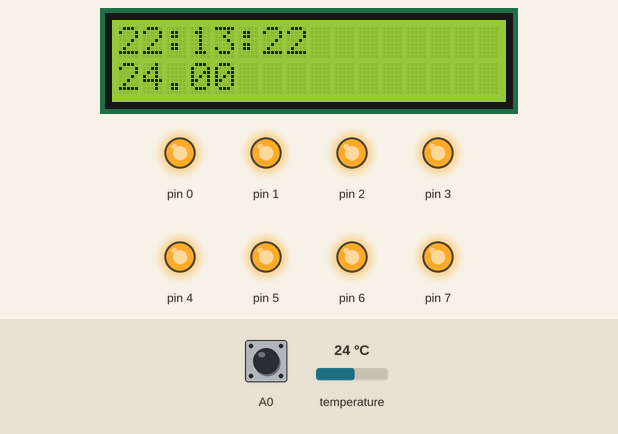
This program was run on a simulated Arduino Uno, built with avr-gcc and run on an emulated ATmega328P. Parts: 16×2 character LCD, output pins drawn as LEDs (lit = HIGH). The inputs (shaded band) are chosen by the test bench; at power-on: temperature 24 °C, A0 HIGH. The local clock reads 2024-03-15 10:24:30 at power-on unless the program sets it.

Above: at 2.1 s.
2.2 s: temperature set to 26.4 °C
At 3.6 s:
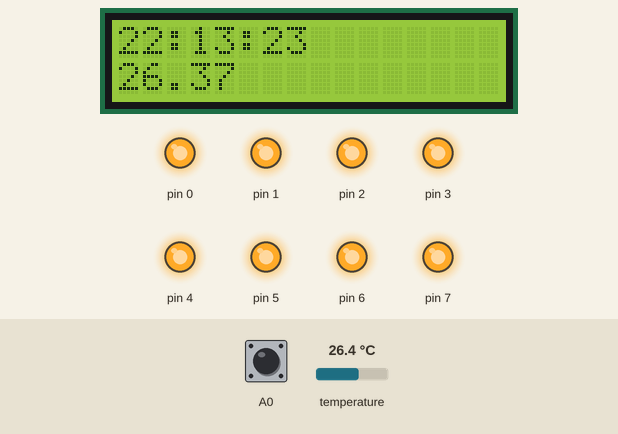
4.5 s: temperature set to 27.5 °C
At 5.8 s:
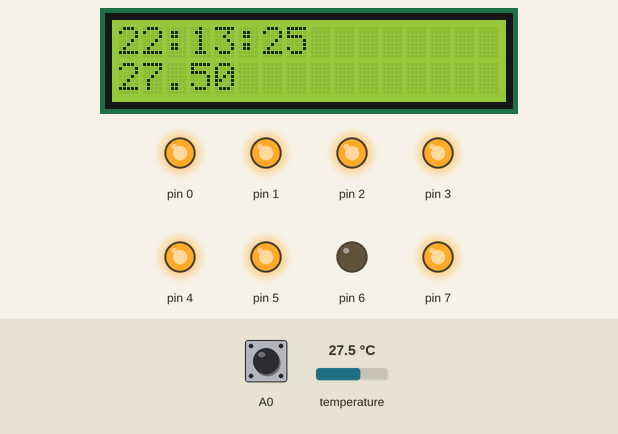
8.6 s: temperature set to 28.5 °C
At 9.8 s:
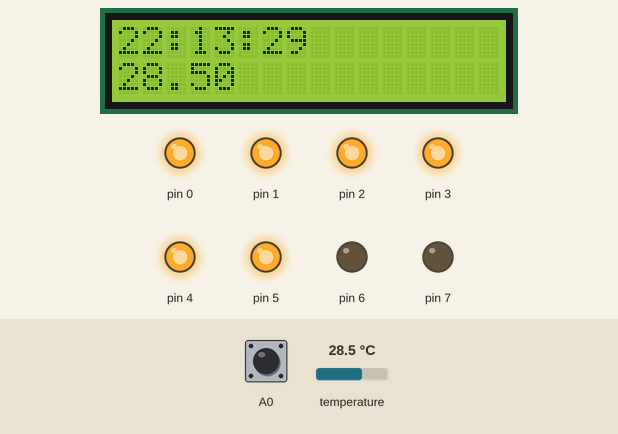
12.7 s: A0 pulled LOW for 1 s
At 13.8 s:
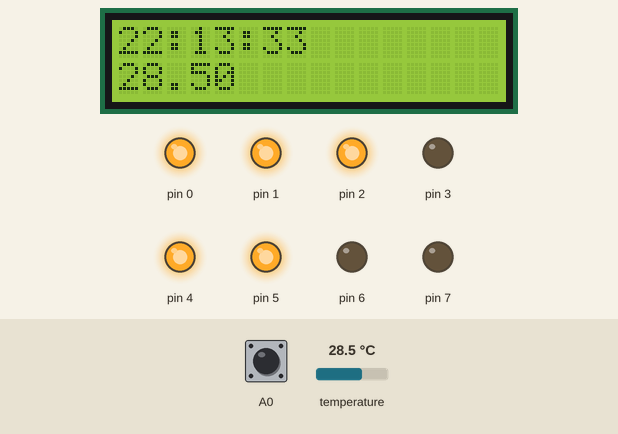
17.8 s: temperature set to 12 °C
At 19.0 s:
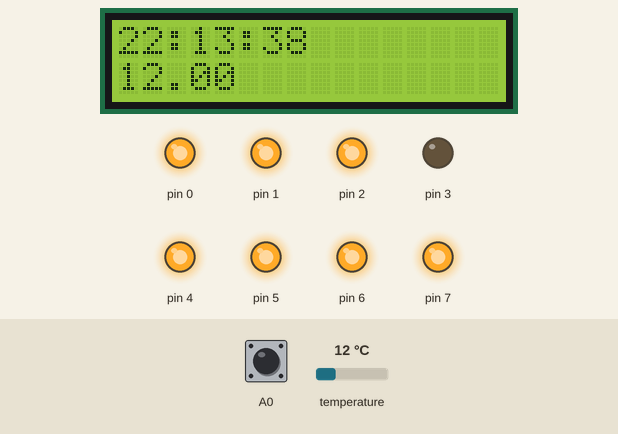
21.9 s: temperature set to 28 °C
At 23.0 s:
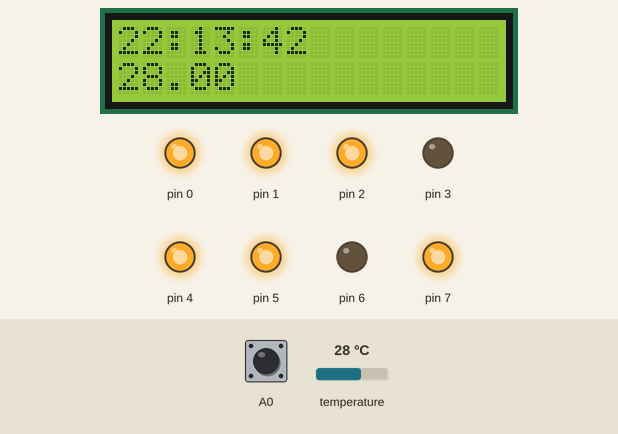
Timing chart, 0 to 24.9 s (numbered marks = the images above; inputs shaded):
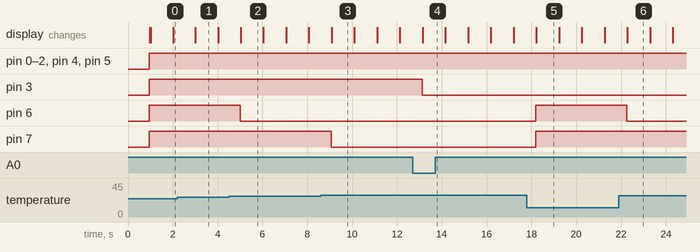

Measured:
- the behaviour switches between 27 and 27.1 °C on temperature (found by bisection; images 1 and 2)
- the behaviour switches between 28 and 28.1 °C on temperature (found by bisection; images 2 and 3)
- after the input at 4.5 s, pin 6: HIGH → LOW after 0.51 s
- after the input at 8.6 s, pin 7: HIGH → LOW after 0.47 s
- after the input at 12.7 s, pin 3: HIGH → LOW after 0.43 s
- after the input at 17.8 s, pin 6, pin 7: LOW → HIGH after 0.40 s
- after the input at 21.9 s, pin 6: HIGH → LOW after 0.36 s

The program:

main.cpp
```cpp
#include <Arduino.h>
#include "RTClib.h"
#include <OneWire.h>
#include "Timers/Timer.h"
#include <DallasTemperature.h>
#include "Relay/Relay.h"
#include "Buttons/xButton.h"
#include <LiquidCrystal_I2C.h>
#include "Programm/TimeProgramm.h"
#include "Programm/TermocoupleProgramm.h"
#include "Programm/ShortRelayActivateProgramm.h"

//Часы реального времени RTC
RTC_DS1307 rtc;

//Текущая дата-время
DateTime now;

//Кнопка
xButton xbutton = xButton(A0);

// Пин, к которому подключен датчик температуры
#define ONE_WIRE_BUS 9

// Инициализация OneWire
OneWire oneWire(ONE_WIRE_BUS);

//Инициализация  DallasTemperature
DallasTemperature sensor(&oneWire);

//Инициализация датчика температуры
DeviceAddress Thermometer;

//Таймер для обновления температуры
xTimer TemperatureTimer = xTimer(1000);

//lcd экран
LiquidCrystal_I2C lcd = LiquidCrystal_I2C(0x27, 16, 2);

#pragma region ИНИЦИАЛИЗАЦИЯ РЕЛЕ

//Реле 1
Relay Relay_1 = Relay(0);

//Реле 2
Relay Relay_2 = Relay(1);

//Реле 3
Relay Relay_3 = Relay(2);

//Реле 4
Relay Relay_4 = Relay(3);

//Реле 5
Relay Relay_5 = Relay(4);

//Реле 6
Relay Relay_6 = Relay(5);

//Реле 7
Relay Relay_7 = Relay(6);

//Реле 8
Relay Relay_8 = Relay(7);

#pragma endregion ИНИЦИАЛИЗАЦИЯ РЕЛЕ

#pragma region ПРОГРАММА ДЛЯ РЕЛЕ

//ПРОГРАММА ДЛЯ ВКЛЮЧЕНИЯ РЕЛЕ 1
//Время включения  540 мин (09:00)
//Время выключения 780 мин (13:00)
TimeProgramm programm_10 = TimeProgramm(540, 780);

//ПРОГРАММА ДЛЯ ВКЛЮЧЕНИЯ РЕЛЕ 1
//Время включения  990 мин (16:30)
//Время выключения 1290 мин (21:30)
TimeProgramm programm_11 = TimeProgramm(990, 1290);

//ПРОГРАММА ДЛЯ ВКЛЮЧЕНИЯ РЕЛЕ 2
//Время включения  510 мин (08:30)
//Время выключения 1260 мин (21:00)
TimeProgramm programm_20 = TimeProgramm(510, 1260);

//ПРОГРАММА ДЛЯ ВКЛЮЧЕНИЯ РЕЛЕ 3
//кратковременное включение реле на 5 сек в 10:10
ShortRelayActivateProgramm programm_30 = ShortRelayActivateProgramm(5000);

//ПРОГРАММА ДЛЯ ВКЛЮЧЕНИЯ РЕЛЕ 4
//Время включения  609 мин (10:09)
//Время выключения 614 мин (10:14)
TimeProgramm programm_40 = TimeProgramm(609, 614);

//ПРОГРАММА ДЛЯ ВКЛЮЧЕНИЯ РЕЛЕ 4
//Активация реле на 5 мин при нажатии кнопки
ShortRelayActivateProgramm programm_41 = ShortRelayActivateProgramm(300000);

//ПРОГРАММА ДЛЯ ВКЛЮЧЕНИЯ РЕЛЕ 5
//Реле 5 на 5 сек в 09.00
ShortRelayActivateProgramm programm_50 = ShortRelayActivateProgramm(5000);

//ПРОГРАММА ДЛЯ ВКЛЮЧЕНИЯ РЕЛЕ 6
//кратковременное включение реле на 5 сек в 22:00
ShortRelayActivateProgramm programm_60 = ShortRelayActivateProgramm(5000);

//ПРОГРАММА ДЛЯ ВКЛЮЧЕНИЯ РЕЛЕ 7
//активация при падении температуры до 25 градусов
//деактивация при превышении темпетауры свыше 27 градусов
TermocoupleProgramm programm_70 = TermocoupleProgramm(27.0, 25.0);

//ПРОГРАММА ДЛЯ ВКЛЮЧЕНИЯ РЕЛЕ 8
//активация при падении температуры до 26 градусов
//деактивация при превышении темпетауры свыше 28 градусов
TermocoupleProgramm programm_80 = TermocoupleProgramm(28.0, 26.0);

#pragma endregion ПРОГРАММА ДЛЯ РЕЛЕ

//Температура
float temperature = 0;

//Вывод элемента даты
void printnum(uint8_t num)
{
  if(num < 10)
  {
    lcd.print('0');
  }

  lcd.print(num);

}

//Метод для чтения температуры
//с датчика температуры
void ReadTemperature(bool force = false)
{
  //Обновление состояния таймера
  //при срабатывании которого
  //обновляется значение температуры
  //считанное с датчика температуры
  TemperatureTimer.Update();

  //Получение температуры раз в секунду
  //по тику таймера TemperatureTimer либо по сигнало force
  if(TemperatureTimer.IsTick() == true || force == true)
  {
      // отправляем запрос на измерение температуры
      sensor.requestTemperatures();
      delay(100);

      // считываем данные из регистра датчика
      temperature = sensor.getTempCByIndex(0);
  }
}

//Инициализация
void setup()
{
  //Инициализация LCD дисплея
  lcd.init();

  //Включение подсветки LCD дисплея
  lcd.backlight();

  //Инициализация связи часов реального
  //времени с микроконтроллером
  rtc.begin();

  //Установка времени RTC из ПК при прошивке
  rtc.adjust(DateTime(F(__DATE__), F(__TIME__)));

  //Запуск шины OneWire
  sensor.begin();

  //устанавливаем разрешение датчика от 9 до 12 бит
  sensor.setResolution(12);

  //Запуск таймера
  TemperatureTimer.Start();

  //Чтение температуры по сигналу force
  ReadTemperature(true);
}

//Количество минут с начала
//суток
uint16_t CurrentMinute;


//Бесконечный цикл
void loop()
{
  //Чтение температуры с датчика
  //температуры
  ReadTemperature();

  //Определение нажатия кнопки
  bool btnPressed = xbutton.IsPressed();

  //Получение количества минут
  //с начала суток
  CurrentMinute = (uint16_t)rtc.now().hour() * 60 + (uint16_t)rtc.now().minute();

  //ОБНОВЛЕНИЕ СОСТОЯНИЯ РЕЛЕ 1
  Relay_1.State  = programm_10.Update(CurrentMinute);
  Relay_1.State |= programm_11.Update(CurrentMinute);
  Relay_1.Send();

  //ОБНОВЛЕНИЕ СОСТОЯНИЯ РЕЛЕ 2
  Relay_2.State = programm_20.Update(CurrentMinute);
  Relay_2.Send();

  //КРАТКОВРЕМЕННОЕ ВКЛЮЧЕНИЕ РЕЛЕ 3
  //на 5000 мс в 10.10
  bool rly3ActivateCMD = CurrentMinute == 610;
  Relay_3.State = programm_30.Update(rly3ActivateCMD);
  Relay_3.Send();

  //ОБНОВЛЕНИЕ СОСТОЯНИЯ РЕЛЕ 4
  //РЕЛЕ 4 ВКЛЮЧАЕТСЯ:
  //  1 - С 10.09 ДО 10.14
  //  2 - НА 5000 МС ПРИ НАЖАТИИ КНОПКИ
  Relay_4.State  = programm_40.Update(CurrentMinute);
  Relay_4.State |= programm_41.Update(btnPressed);
  Relay_4.Send();

  //ОБНОВЛЕНИЕ СОСТОЯНИЯ РЕЛЕ 5
  //кратковременное включение на 5000 МС в 09:00
  bool rly5ActivateCMD = CurrentMinute == 540;
  Relay_5.State  = programm_50.Update(rly5ActivateCMD);
  Relay_5.Send();

  //ОБНОВЛЕНИЕ СОСТОЯНИЯ РЕЛЕ 6
  //кратковременное включение на 5000 МС в 22:00
  bool rly6ActivateCMD = CurrentMinute == 1320;
  Relay_6.State  = programm_60.Update(rly6ActivateCMD);
  Relay_6.Send();

  //ОБНОВЛЕНИЕ СОСТОЯНИЯ РЕЛЕ 7
  //включение реле при 25 градусах и выключение при 27
  Relay_7.State  = programm_70.Update(temperature);
  Relay_7.Send();

  //ОБНОВЛЕНИЕ СОСТОЯНИЯ РЕЛЕ 8
  //включение реле при 26 градусах и выключение при 28
  Relay_8.State  = programm_80.Update(temperature);
  Relay_8.Send();

  //Получение даты-времени из RTC
  now = rtc.now();


  //Вывод времени в lcd
  lcd.setCursor(0,0);
  //lcd.print(now.year(), DEC);
  //lcd.print('/');
  //lcd.print(now.month(), DEC);
  //lcd.print('/');
  //lcd.print(now.day(), DEC);
  //lcd.print(" ");
  printnum(now.hour());
  lcd.print(':');
  printnum(now.minute());
  lcd.print(':');
  printnum(now.second());

  //Вывод температуры
  lcd.setCursor(0,1);
  lcd.print(temperature);
}
```

xButton.cpp
```cpp
#include<Buttons/xButton.h>

xButton::xButton()
{
}

//Конструктор класса
xButton::xButton(int pin)
{
    this->pin = pin;
    oldState = true;

    //Настраиваем пин как вход
    pinMode(pin, INPUT);
    digitalWrite(pin, HIGH);

    //Подтягиваем пин к плюсу питания
    //digitalWrite(pin, HIGH);

    //Запускаем таймер
    Timer.Start();
}

//Метод для чтения состояния
//пина к которму подключена кнопка
bool xButton::Read()
{
    return digitalRead(pin);
}

//Метод возвращает состояние
//зафиксировано ли нажатие кнопки
bool xButton::IsPressed()
{
   return !Read();
}

//Сброс
void xButton::Reset()
{
    TimeIsFrontPositive = millis();
}

bool xButton::FrontPositive()
{
    bool state = IsPressed();

    //Если состояние кнопки изменилось с 0 на 1
    if(oldState == false && state == true)
    {
        //Запоминаем время, когда кнопка нажата
        TimeIsFrontPositive = millis();
        oldState = state;
        return true;
    }

    //В противном случае запоминаем состояние кнопки и возвращаем
    //0
    oldState = state;
    return false;
}

//Хитрый метод, который поможет изменить значение
//переменой при нажатой кнопке вверх или вниз
int xButton::GetAdditive()
{
    //Обновляем состояние таймера
    Timer.Update();

    //Если кнопка не нажата, возвращаем 0
    if(Read() == true)
    {
        return 0;
    }

    //Если кнопка нажата, то добавляем значение переменной
    //вычисляя по формуле
    int difference = millis() - TimeIsFrontPositive;

    //Если разница маленькая, тогда возвращаем 0
    //имитируя задержку
    if(difference < 500)
    {
        return 0;
    }

    //Смещаем, чтоб значение изменялось
    //равномерно
    difference-= 500;

    if(difference > 5000)
    {
        difference = 100;
        goto M1;
    }

    //Масштабируем
    difference = difference / 50 ;

    //Если таймер тикает, тогда возвращаем число
   M1: if(Timer.IsTick())
        {
            return difference;
        }

    return difference;


}
```

xButton.h
```cpp
#ifndef BUTTON_H
#define BUTTON_H

#include"Timers/Timer.h"

class xButton
{
    public:

        //Конструктор класса
        xButton();

        //Конструктор класса
        xButton(int pin);

        //Метод, который читает состояние пина
        bool Read();

        bool IsPressed();

        //Метод, который возвращает единицу,
        //если состояние ноги поменялось с false
        //на true
        bool FrontPositive();

        //Добака к  переменной
        //Если нажата кнопка
        int GetAdditive();

        //Таймер, который используется для
        //быстрого изменения значения при просмотре
        xTimer Timer = xTimer(300);

    private:
        //Номер пина, к которому подключена кнопка
        int pin;

        //Переменная, для хранения предыдущего значения
        bool oldState;

        //Время в мс, когда состояние кнопки
        //изменилось с 0 на 1
        long TimeIsFrontPositive;

        void Reset();
};

#endif
```

ShortRelayActivateProgramm.cpp
```cpp
#include"Programm/ShortRelayActivateProgramm.h"

//Конструктор класса
ShortRelayActivateProgramm::ShortRelayActivateProgramm(long ms)
{
    this->ms = ms;
}

//Определение события тика
bool ShortRelayActivateProgramm::_isTick()
{
    //Получение текущего времени
    current_millis = millis();

    if (current_millis >= start_millis)
    {
        return (current_millis >= (start_millis + ms));
    }
    else
    {
        return(current_millis >=(4294967295 - start_millis + ms));
    }
}

//Обновление данных. Метод вызывается в loop
//Управляет логикой
bool ShortRelayActivateProgramm::Update(bool trigger)
{
    //Проверка на необходимость активации
    //программы
    if(trigger == true && ready == true)
    {
        //Запоминание времени, когда
        //сработал триггер
        this->start_millis = millis();
        isrun = true;
        ready = false;
        Result = true;
        Serial.print(start_millis);
        Serial.println("click");
    }

    //Взвод флага готовности по окончанию
    //программы и сбросу сигнала триггекра
    if(trigger == false && isrun == false)
    {
        this->ready = true;
        this->Result = false;
    }

    //Если программа не выполняется-
    //выход
    if(this->isrun == false )
    {
        this->Result = false;
        return false;
    }

    //Если время тика настало
    if(_isTick() == true)
    {
        Result = false;
        isrun = false;
    }

    //Возврат результата
    return Result;
}
```

ShortRelayActivateProgramm.h
```cpp
#ifndef SHORT_RELAY_ACTIVATE_PROGRAMM_H
#define SHORT_RELAY_ACTIVATE_PROGRAMM_H

#include <Arduino.h>
#include "Timers/Timer.h"

//Класс программы, срабатывающей по времени
class ShortRelayActivateProgramm
{
  public:

    //Результат
    bool Result;

    //Конструктор класса
    ShortRelayActivateProgramm(long ms);

    //Обновление данных. Метод вызывается в loop
    //Управляет логикой
    bool Update(bool trigger);

    private:

    //Длительность импульса, мс
    long ms = 0;

    //Флаг для определения готовности
    bool ready = true;

    //Флаг, указывающий, что
    //программа работает
    bool isrun = false;

    //Время, когда запушена программа
    long start_millis;

    //Текущее время
    long current_millis;

    //Определение тика
    bool _isTick();
};

#endif
```

TermocoupleProgramm.cpp
```cpp
#include "Programm\TermocoupleProgramm.h"

//Конструктор класса
TermocoupleProgramm::TermocoupleProgramm(double lowlimit, double highlimit)
{
    HighLimit = highlimit;
    LowLimit = lowlimit;
}

bool TermocoupleProgramm::Update(double currentTemperature)
{
    //Выключение при превышении температуры
    //выше максимума
    if(currentTemperature > HighLimit)
    {
        Result = true;
    }

    //Включение при понижении температуры
    //меньше минимума
    if(currentTemperature <= LowLimit)
    {
        Result = false;
    }

    //Возврат результата
    return Result;
}
```

TermocoupleProgramm.h
```cpp
#ifndef TERMOCOUPLE_PROGRAMM_H
#define TERMOCOUPLE_PROGRAMM_H

#include <Arduino.h>

//Класс программы, срабатывающей по значению температуры
class TermocoupleProgramm
{
  public:

    //Температура отключения
    double  HighLimit;

    //Температура включения
    double  LowLimit;

    //Результат
    bool Result;

    //Конструктор класса
    TermocoupleProgramm();

    //Конструктор класса
    TermocoupleProgramm(double lowlimit, double highlimit);

    //Обновление данных. Метод вызывается в loop
    //Управляет логикой
    bool Update(double currentTemperature);

   private:

};

#endif
```

TimeProgramm.cpp
```cpp
#include "Programm\TimeProgramm.h"

//Конструктор класса
TimeProgramm::TimeProgramm(uint16_t starttime, uint16_t endtime)
{
    StartTime = starttime;
    EndTime   = endtime;
}

//Обновление данных. Метод вызывается в loop
//Управляет логикой
bool TimeProgramm::Update(uint16_t currentMinutes)
{
    //Обновление результата программы
    Result = currentMinutes >= StartTime && currentMinutes < EndTime;

    //Возврат результата
    return Result;
}
```

TimeProgramm.h
```cpp
#ifndef TIME_PROGRAMM_H
#define TIME_PROGRAMM_H

#include <Arduino.h>
#include "RTClib.h"

//Класс программы, срабатывающей по времени
class TimeProgramm
{
  public:

    //Время активации программы, мин
    uint16_t  StartTime;

    //Время деактивации, мин
    uint16_t  EndTime;

    //Результат
    bool Result;

    //Конструктор класса
    TimeProgramm();

    //Конструктор класса
    TimeProgramm(uint16_t starttime, uint16_t endtime);

    //Обновление данных. Метод вызывается в loop
    //Управляет логикой
    bool Update(uint16_t minutes);


   private:

          //Текущая дата
          DateTime CurrentDateTime;

          //Текущая минута
          uint16_t CurrentMinute = 0;
};

#endif
```

Relay.cpp
```cpp
#include "Relay\Relay.h"

//Конструктор класса
Relay::Relay(uint8_t pin)
{
    Pin = pin;
    pinMode(Pin, OUTPUT);
}

//Метод для отправки значения в пин
void Relay::Send()
{
    digitalWrite(Pin, !State);
}
```

Relay.h
```cpp
#ifndef RELAY_H
#define RELAY_H

#include <Arduino.h>

//Класс программы, срабатывающей по времени
class Relay
{
  public:

    //Пин, к которому подключено реле
    uint8_t  Pin;

    //Результат
    bool State;

    //Конструктор класса
    Relay();

    //Конструктор класса
    Relay(uint8_t pin);

    //Обновление данных. Метод вызывается в loop
    //Управляет логикой
    void Send();


   private:

          //Пин, к которому подключено реле
          int pin;
};

#endif
```

Timer.h
```cpp
//

#ifndef TIMER_H
#define TIMER_H

//#include <ESP8266WiFi.h>
#include <Arduino.h>


class xTimer
{
    private:

        /**
	    * Флаг, разрешающий работу таймера
	    */
        bool isrunning;

        /**
	    * Время, заданное для сроботки таймера
	    */
        unsigned long time;

        /**
	    * Время, мс прошлого срабатывания таймера
	    */
        unsigned long oldMillis;

        /**
	    * Текущее время
	    */
        unsigned long currentTime;

        /**
	    * Статус флага
	    */
        bool Tick_State;

        /**
	    * Статус флага Blink
	    */
        bool Blink_State;

        //Состояние выходного сигнала
        bool Output_State;

        /**
	    * Время до сработки таймера
	    */
        long value;

        public:
        /**
	    * Конструктор класса
	    */
        xTimer(long millisecconds)
        {
            time = millisecconds;
        }

        /**
	    * Метод для запуска таймера
	    */
        void Start()
        {
            isrunning = true;
            Reset();
        }

        /**
	    * Метод для запуска таймера
	    */
        void Stop()
        {
            isrunning = false;
            Output_State = false;
        }

        /**
	    * Метод для обновления состояния таймера
        * (должен вызываться в каждом цикле иначе работать не будет)
	    */
        void Update()
        {
            //Если работа таймера запрещена,
            //сбрасываем все флаги и выходим из функции
            if(isrunning == false)
            {
                value = time;
                Blink_State = false;
                Tick_State = false;
                Output_State = false;
                return;
            }

            //Вычисляем время, оставшееся до тика
            value = oldMillis + time - millis();

            //Если таймер долщен тикнуть
            if( _isTimer(time))
            {
                //Взводим флаг, что таймер тикает
                Tick_State = true;

                //Инвертируем состояние блинкер-бита
                Blink_State = !Blink_State;

                //Запоминаем время в которое он сработал
                oldMillis = millis();

                //Выход
                Output_State = true;

                //Выходим из функции
                return;
            }

            //Сбрасываем флаг, что таймер тикает
            Tick_State = false;
        }

        //Метод для определения события тика
        bool _isTimer(unsigned long period)
        {
            currentTime = millis();

            if (currentTime >= oldMillis)
            {
                return (currentTime >= (oldMillis + period));
            }
            else
            {
                return(currentTime >=(4294967295 - oldMillis + period));
            }
        }

        //Проверяет, тикнул ли таймер
        bool IsTick()
        {
            return Tick_State;
        }

        //Возвращает состояние BLINK
        bool GetBlinkerState()
        {
            return Blink_State;
        }

        bool GetOutputState()
        {
            return Output_State;
        }

        long GetTime()
        {
            return value;
        }

        //Сбрасывает состояние таймера
        void Reset()
        {
            oldMillis = millis();
            Output_State = false;
        }
};

#endif
```
